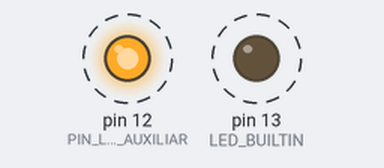
Recording of a sketch running on a simulated Arduino Uno, built with avr-gcc and run on an emulated ATmega328P. Parts: output pins drawn as LEDs (lit = HIGH). Dashed ring = blinking. What the sketch prints to the serial monitor is not drawn.

Above: at 0.3 s.
Timing chart, 0 to 3.0 s (numbered marks = the images above):
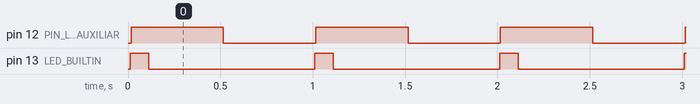

The sketch:

04_Libreria_Modular_C.ino
```cpp
/**
 * ============================================================================
 * TUTORIAL 07 (ANSI C): Uso de una Librería Modular en C desde Arduino
 * ============================================================================
 * Este código demuestra:
 * 1. Cómo incluir y consumir una librería escrita en C ANSI puro (led_driver.h).
 * 2. Manejo de múltiples instancias independientes sin clases ni sobrecarga de C++.
 * 3. Ejecución no bloqueante controlando dos LEDs a diferentes frecuencias.
 *
 * Compatible con: Arduino Uno, Nano, Mega, ESP32, RP2040, STM32.
 * ============================================================================
 */

#include <Arduino.h>
#include "led_driver.h"

#ifndef LED_BUILTIN
#define LED_BUILTIN 2
#endif

// Pin auxiliar para segundo LED (Pin 12 en Uno, GPIO 4 en ESP32)
#if defined(ESP32)
#define PIN_LED_AUXILIAR 4
#else
#define PIN_LED_AUXILIAR 12
#endif

// Instancias independientes del contexto del driver
static LedHandle_t ledPrincipal;
static LedHandle_t ledAuxiliar;

void setup() {
    Serial.begin(115200);
    while (!Serial && millis() < 3000);

    Serial.println(F("\n=================================================="));
    Serial.println(F(" ANSI C EMBEBIDO: LIBRERIA MODULAR Y DRIVERS      "));
    Serial.println(F("=================================================="));

    // 1. Inicialización del primer LED (LED integrado)
    LedStatus_t res1 = LED_Init(&ledPrincipal, LED_BUILTIN, false);
    if (res1 == LED_STATUS_OK) {
        Serial.println(F("[OK] LED Principal inicializado en pin integrado."));
        // Parpadeo asimétrico: 100 ms encendido (destello rápido), 900 ms apagado
        LED_SetBlinkAsync(&ledPrincipal, 100, 900);
    }

    // 2. Inicialización del segundo LED (Pin auxiliar)
    LedStatus_t res2 = LED_Init(&ledAuxiliar, PIN_LED_AUXILIAR, false);
    if (res2 == LED_STATUS_OK) {
        Serial.println(F("[OK] LED Auxiliar inicializado en pin auxiliar."));
        // Parpadeo simétrico: 500 ms encendido, 500 ms apagado
        LED_SetBlink(&ledAuxiliar, 1000);
    }

    Serial.println(F("\nAmbos LEDs corriendo de forma no bloqueante..."));
}

void loop() {
    // Actualización no bloqueante periódica de cada instancia
    LED_Update(&ledPrincipal);
    LED_Update(&ledAuxiliar);
}
```

led_driver.c
```cpp
/**
 * ============================================================================
 * IMPLEMENTACIÓN: led_driver.c (Librería en ANSI C)
 * ============================================================================
 * Implementación de la lógica del driver.
 * Demuestra:
 * 1. Funciones 'static' privadas (encapsulamiento en C puro).
 * 2. Validación defensiva de punteros contra NULL.
 * 3. Lógica no bloqueante multi-instancia.
 * ============================================================================
 */

#include "led_driver.h"
#include <Arduino.h>

// --- FUNCIONES AUXILIARES PRIVADAS (ESTÁTICAS) ---
// Al declarar 'static', estas funciones solo existen dentro de este archivo (.c)
// y ninguna otra parte del programa puede verlas ni llamarlas directamente.

static void escribirPinHardware(const LedHandle_t* pLed, bool encender) {
    bool nivelLogico;
    if (pLed->invertido) {
        nivelLogico = encender ? LOW : HIGH;
    } else {
        nivelLogico = encender ? HIGH : LOW;
    }
    digitalWrite(pLed->pin, nivelLogico ? HIGH : LOW);
}

// --- IMPLEMENTACIÓN DE LA API PÚBLICA ---

LedStatus_t LED_Init(LedHandle_t* pLed, uint8_t pin, bool activeLow) {
    if (pLed == NULL) {
        return LED_STATUS_ERROR_NULL_PTR;
    }

    pLed->pin = pin;
    pLed->invertido = activeLow;
    pLed->modo = LED_MODE_OFF;
    pLed->tiempoUltimoCambio = 0;
    pLed->intervaloEncendido = 500;
    pLed->intervaloApagado = 500;
    pLed->estadoFisicoActual = false;
    pLed->inicializado = true;

    pinMode(pLed->pin, OUTPUT);
    escribirPinHardware(pLed, false);

    return LED_STATUS_OK;
}

LedStatus_t LED_TurnOn(LedHandle_t* pLed) {
    if (pLed == NULL) return LED_STATUS_ERROR_NULL_PTR;
    if (!pLed->inicializado) return LED_STATUS_ERROR_NOT_INITIALIZED;

    pLed->modo = LED_MODE_ON;
    pLed->estadoFisicoActual = true;
    escribirPinHardware(pLed, true);

    return LED_STATUS_OK;
}

LedStatus_t LED_TurnOff(LedHandle_t* pLed) {
    if (pLed == NULL) return LED_STATUS_ERROR_NULL_PTR;
    if (!pLed->inicializado) return LED_STATUS_ERROR_NOT_INITIALIZED;

    pLed->modo = LED_MODE_OFF;
    pLed->estadoFisicoActual = false;
    escribirPinHardware(pLed, false);

    return LED_STATUS_OK;
}

LedStatus_t LED_Toggle(LedHandle_t* pLed) {
    if (pLed == NULL) return LED_STATUS_ERROR_NULL_PTR;
    if (!pLed->inicializado) return LED_STATUS_ERROR_NOT_INITIALIZED;

    pLed->estadoFisicoActual = !pLed->estadoFisicoActual;
    escribirPinHardware(pLed, pLed->estadoFisicoActual);

    return LED_STATUS_OK;
}

LedStatus_t LED_SetBlink(LedHandle_t* pLed, uint32_t periodoMs) {
    return LED_SetBlinkAsync(pLed, periodoMs / 2, periodoMs / 2);
}

LedStatus_t LED_SetBlinkAsync(LedHandle_t* pLed, uint32_t onMs, uint32_t offMs) {
    if (pLed == NULL) return LED_STATUS_ERROR_NULL_PTR;
    if (!pLed->inicializado) return LED_STATUS_ERROR_NOT_INITIALIZED;

    pLed->modo = (onMs == offMs) ? LED_MODE_BLINK_STEADY : LED_MODE_BLINK_ASYNC;
    pLed->intervaloEncendido = onMs;
    pLed->intervaloApagado = offMs;
    pLed->tiempoUltimoCambio = millis();
    pLed->estadoFisicoActual = true;
    escribirPinHardware(pLed, true);

    return LED_STATUS_OK;
}

LedStatus_t LED_Update(LedHandle_t* pLed) {
    if (pLed == NULL) return LED_STATUS_ERROR_NULL_PTR;
    if (!pLed->inicializado) return LED_STATUS_ERROR_NOT_INITIALIZED;

    if (pLed->modo == LED_MODE_OFF || pLed->modo == LED_MODE_ON) {
        return LED_STATUS_OK; // No requiere actualización periódica
    }

    uint32_t ahora = millis();
    uint32_t limite = pLed->estadoFisicoActual ? pLed->intervaloEncendido : pLed->intervaloApagado;

    if (ahora - pLed->tiempoUltimoCambio >= limite) {
        pLed->tiempoUltimoCambio = ahora;
        pLed->estadoFisicoActual = !pLed->estadoFisicoActual;
        escribirPinHardware(pLed, pLed->estadoFisicoActual);
    }

    return LED_STATUS_OK;
}
```

led_driver.h
```cpp
/**
 * ============================================================================
 * ARCHIVO DE CABECERA: led_driver.h (Librería en ANSI C)
 * ============================================================================
 * Define la interfaz pública del controlador de LED / actuador.
 * Sigue las mejores prácticas de ANSI C:
 * 1. Guardas de inclusión (#ifndef / #define) para evitar definiciones duplicadas.
 * 2. Bloque 'extern "C"' para que pueda ser llamado tanto desde C como desde C++.
 * 3. Códigos de retorno fuertemente tipados con enum.
 * 4. Paso de puntero a estructura de contexto para soportar múltiples instancias.
 * ============================================================================
 */

#ifndef LED_DRIVER_H
#define LED_DRIVER_H

#include <stdint.h>
#include <stdbool.h>

#ifdef __cplusplus
extern "C" {
#endif

// Códigos de error de la librería
typedef enum {
    LED_STATUS_OK = 0,
    LED_STATUS_ERROR_NULL_PTR,
    LED_STATUS_ERROR_INVALID_PIN,
    LED_STATUS_ERROR_NOT_INITIALIZED
} LedStatus_t;

// Modos de operación del LED
typedef enum {
    LED_MODE_OFF = 0,
    LED_MODE_ON,
    LED_MODE_BLINK_STEADY,
    LED_MODE_BLINK_ASYNC
} LedMode_t;

// Estructura de contexto del LED (almacena el estado individual de cada instancia)
typedef struct {
    uint8_t pin;                  // Pin GPIO asignado
    LedMode_t modo;               // Modo de operación actual
    bool invertido;               // True si se activa en nivel bajo (Active-Low)
    bool inicializado;            // Bandera de seguridad
    uint32_t tiempoUltimoCambio;  // Marca de tiempo para parpadeo no bloqueante
    uint32_t intervaloEncendido;  // Tiempo en ms en estado HIGH
    uint32_t intervaloApagado;    // Tiempo en ms en estado LOW
    bool estadoFisicoActual;      // Estado actual del pin
} LedHandle_t;

// --- API PÚBLICA DEL DRIVER ---

/**
 * Inicializa el hardware y configura los valores por defecto del LED.
 */
LedStatus_t LED_Init(LedHandle_t* pLed, uint8_t pin, bool activeLow);

/**
 * Enciende el LED de forma permanente.
 */
LedStatus_t LED_TurnOn(LedHandle_t* pLed);

/**
 * Apaga el LED de forma permanente.
 */
LedStatus_t LED_TurnOff(LedHandle_t* pLed);

/**
 * Conmuta (invierte) el estado actual del LED.
 */
LedStatus_t LED_Toggle(LedHandle_t* pLed);

/**
 * Configura un parpadeo simétrico no bloqueante.
 */
LedStatus_t LED_SetBlink(LedHandle_t* pLed, uint32_t periodoMs);

/**
 * Configura un parpadeo asimétrico (tiempos distintos de encendido y apagado).
 */
LedStatus_t LED_SetBlinkAsync(LedHandle_t* pLed, uint32_t onMs, uint32_t offMs);

/**
 * Actualiza la lógica del LED. Debe llamarse periódicamente en loop().
 */
LedStatus_t LED_Update(LedHandle_t* pLed);

#ifdef __cplusplus
}
#endif

#endif // LED_DRIVER_H
```

Measured:
- by itself, pin 12 (PIN_LED_AUXILIAR): alternates HIGH for 0.50 s and LOW for 0.50 s
- by itself, pin 13 (LED_BUILTIN): alternates HIGH for 0.10 s and LOW for 0.90 s
- by itself, everything shown: repeats every 1.0 s, in 4 steps
